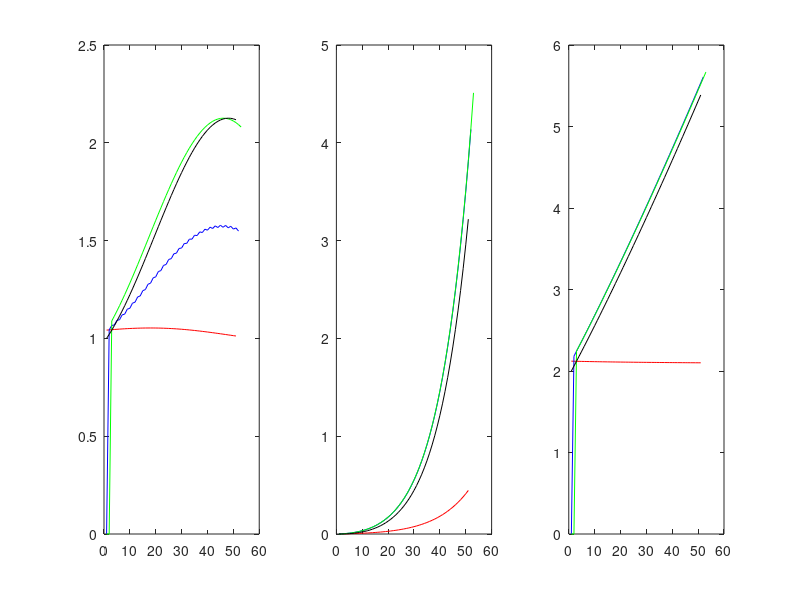

Write the MATLAB code that produced this figure.
%% Colbert Sesanker 4/1/11
%% Multistep Numerical Differential Equation Compared with exact in Tabular Form 
%% Adams-Moulton methods using 2,3 and 4 steps are used to solve the follwoing differential equations: y'= 1+y/t             (1)
%%                                                                                                     y'=t*exp(3*t) -2*y    (2)
%% 											               y'= cos(2t) +sin(3t)  (3)
%% The difference equation is explicitly solved and and simplified in Maple 
h=.02;
N=floor(1/h);

x=0:h:1;   
x2=1:h:2;
y1=x2.*log(x2)+2.*x2; % exact solution EQN (1)
y2=(1/5).*x.*exp(3.*x)-(1/25)*exp(3.*x)+(1/25)*exp(-2.*x); %exact solution EQN (2)
y3=(1/2)*sin(2.*x)-(1/3)*cos(3.*x)+(4/3);  %exact solution EQN (3)  


for i=1:4             %4 initial Conditions           
    w1(i)=y1(i); %Solve EQN (c) on [1,2]
    v1(i)=y2(i);  %Solve EQN (a) on [0,1]
    r1(i)=y3(i);  %Solve EQN (d) on [0,1]
end                        

%Initilize conditions for the 3 Adams-Moulton Methods
w2=w1; w3=w1;  v2=v1; v3=v1;  r2=r1; r3=r1; 

    
   
%%%%%%%%%%%%%%%%%%%%2-STEP%%%%%%%%%%%%%%%%%%%%%%%%%%%%%%%%%%%%%     
    for i=1:N+1    
        W1(i)=(w1(2)+...
        (h/12)*(12+8*w1(2)/(1+h*i)-w1(1)/(1+h*(i-1))))/(1-(5*h/(12*(1+h*(i+1))))); %%Eqn 1
    
        w1(1)=w1(2);
        w1(3)=W1(i);
        
        V1(i)=(v1(2)+(1/12)*h*(5*h*(i+1)*exp(3*h*(i+1)) + ...
            8*h*i*exp(3*h*i)-16*v1(2)-h*(i-1)*exp(3*h*(i-1))+2*v1(1)))/ (1+(10*h/12)); %%Eqn 2
        
        v1(1)=v1(2);
        v1(3)=V1(i);
        
        R1(i)=r1(2)+(1/12)*h*(5*cos(2*h*(i+1))+5*sin(3*h*(i+1))+...
            8*cos(2*h*i)+8*sin(3*h*i)-cos(2*h*(i-1))-sin(3*h*(i-1))); %%Eqn 3
        
        r1(1)=r1(2);
        r1(3)=R1(i);
    end
 %%%%%%%%%%%%%%%%%%%%%%%%%%%%%%%%3-STEP%%%%%%%%%%%%%%%%%%%%%%%%%%%%%%%%%%%%%%%%%       
    for i=2:N+2    
            W2(i)=(w2(3)+(h/24)*(24+((19*w2(3))/(1+h*i))-(5*w2(2)/(1+h*(i-1)))+... %%Eqn 1
            (w2(1)/(1+h*(i-2)))))/ (1-(9*h/(24*(1+h*(i+1)))));
        
        w2(1)=w2(2);
        w2(2)=w2(3);
        w2(3)=W2(i);
        
        V2(i)=(v2(3)+(1/24)*h*(9*h*(i+1)*exp(3*h*(i+1)) +...
            19*h*i*exp(3*h*i)-38*v2(3)-5*h*(i-1)*exp(3*h*(i-1))+...  %%Eqn 2
            10*v2(2)+h*(i-2)*exp(3*h*(i-2))-2*v2(2)))/ (1+(18*h/24));

        v2(1)=v2(2);
        v2(2)=v2(3);
        v2(3)=V2(i);
        
        R2(i)=r2(2)+(1/24)*h*(9*cos(2*h*(i+1))+9*sin(3*h*(i+1))+...  %%Eqn 3
            19*cos(2*h*i)+19*sin(3*h*i)-5*cos(2*h*(i-1))-...
            5*sin(3*h*(i-1))+cos(2*h*(i-2))+sin(3*h*(i-2)));
        
        r2(1)=r2(2);
        r2(2)=r2(3);
        r2(3)=R2(i);
    end
%%%%%%%%%%%%%%%%%%%%%%%%%%%%%%%%%%%4-STEP%%%%%%%%%%%%%%%%%%%%%%%%%%%%%%%%%%%%%%%%%        
       for i=3:N+3
            W3(i)=(w3(4)+(h/720)*(720+(646*w3(4)/(1+h*i))-(264*w3(3)/(1+h*(i-1)))+...
            (106*w3(2)/(1+h*(i-2)))-(19*w3(1)/(1+h*(i-3)))))/(1-251*h/(720*(1+h*(i+1)))); %%Eqn 1
        
        for l=1:3
        w3(l)=w3(l+1);
        w3(4)=W3(i);
        end   
        
        V3(i)=(v3(4)+(1/720)*h*(251*h*(i+1)*exp(3*h*(i+1)) +...
            646*h*i*exp(3*h*i)-1292*v3(3)-264*h*(i-1)*exp(3*h*(i-1))+...  %%Eqn 2
            528*v3(3)+106*h*(i-2)*exp(3*h*(i-2))-212*v3(3)-...
            19*h*(i-3)*exp(3*h*(i-3))+38*v3(1)))/ (1+(502*h/720));
        
        for l=1:3
        v3(l)=v3(l+1);
        v3(4)=V3(i);
        end      
        
        R3(i)=r3(4)+(1/720)*h*(251*cos(2*h*(i+1))+251*sin(3*h*(i+1))+...
            646*cos(2*h*i)+646*sin(3*h*i)-264*cos(2*h*(i-1))-...
            264*sin(3*h*(i-1))+106*cos(2*h*(i-2))+106*sin(3*h*(i-2))-...  %%Eqn 3
            19*cos(2*h*(i-3))-19*sin(3*h*(i-3)));
        
        for l=1:3
        r3(l)=r3(l+1);
        r3(4)=R3(i);
        end   
        
       end
        

        %%%%%%%%%%%%%%%%%%%%%%%%%%%%%%%%%%%%%%%%%%%%%%%%%%%%%%%%%%%%%%%%%%%
       
       y1N=y1(N);
       y2N=y2(N);
       y3N=y3(N);
    
%%%%%%%%%%%%%%%%%%%%Generate Error Tables%%%%%%%%%%%%%%%%%%%%%%%%%%%%%%%%%%   
    for j=1:10
        %Errors for EQN (1) |e|/(h^j) index across jth coulmn
        ew(1,j)=abs(W1(N)-y1N)/(h^(j-1));
        ew(2,j)=abs(W2(N)-y1N)/(h^(j-1));
        ew(3,j)=abs(W3(N)-y1N)/(h^(j-1));
       
                       
       %Errors for EQN (2) |e|/(h^j) index across jth coulmn
        ev(1,j)=abs(V1(N)-y2N)/(h^(j-1));
        ev(2,j)=abs(V2(N)-y2N)/(h^(j-1));
        ev(3,j)=abs(V3(N)-y2N)/(h^(j-1));
             
      %Errors for EQN (3) |e|/(h^j) index across jth coulmn
        er(1,j)=abs(R1(N)-y3N)/(h^(j-1));
        er(2,j)=abs(R2(N)-y3N)/(h^(j-1));
        er(3,j)=abs(R3(N)-y3N)/(h^(j-1));
   
                       
        
    end

%%%Simply Print the matrix to view the table%%%%

subplot(1,3,1)
 plot(R1,'r');
 hold on
 plot(R2,'b');
 hold on
 plot(R3,'g');
 hold on  
 plot(y3,'k');
 hold on

 
subplot(1,3,2)
 plot(V1,'r');
 hold on
 plot(V2,'b');
 hold on
 plot(V3,'g');
 hold on
 plot(y2,'k') 
 hold on

 
subplot(1,3,3)
 plot(W1,'r');
 hold on
 plot(W2,'b');
 hold on
 plot(W3,'g');
 hold on
 plot(y1,'k'); 

 
 
 
